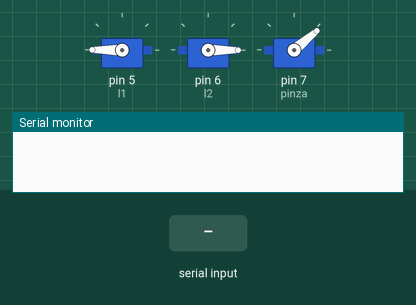
This sketch was run on a simulated Arduino Uno, built with avr-gcc and run on an emulated ATmega328P. On the bench: 3 × servo, the last lines printed to the serial monitor. The inputs (shaded band) are chosen by the test bench.

Above: at 2.2 s.
2.3 s: "90,45,200\n" received over the second serial link
At 4.7 s:
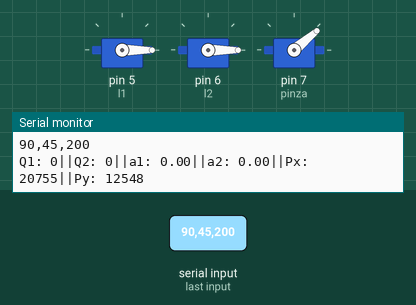
At 5.2 s:
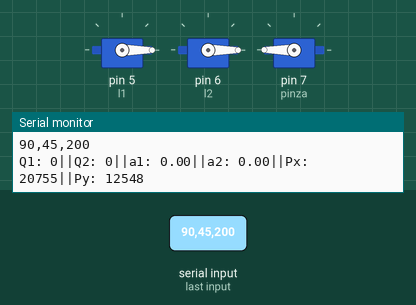
5.3 s: "90,45\n" received over the second serial link
8.2 s: "90,45,200,10\n" received over the second serial link
Timing chart, 0 to 11.2 s (numbered marks = the images above; inputs shaded):
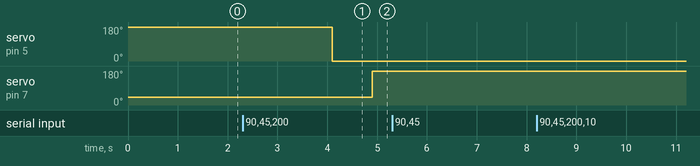

The sketch:

Control_V8_Movimiento__Final.ino
```cpp
#include <SPI.h>
#include <Wire.h>
#include <Servo.h>
#include <SoftwareSerial.h>                                                       //Libreria para Comunicación Serial

#define SCREEN_WIDTH 128 // OLED display width, in pixels
#define SCREEN_HEIGHT 64 // OLED display height, in pixels

#define OLED_RESET     -1
#define SCREEN_ADDRESS 0x3C

SoftwareSerial blut (10, 11); //RX, TX
Servo l1, l2, pinza;

int  t = 10, pos = 0;

void setup() {
  //Defino pines servomotor

  l1.attach(5);
  l2.attach(6);
  pinza.attach(7);
  blut.begin(9600);                                                                    //Inicializa comunicación Serial en 300 BPS
  Serial.begin(9600);                                                                 //Inicializa monitor Serial para visualizacion

  l2.write(0);
  l1.write(180);
  pinza.write(40);
  delay(1000);
}

void loop()
{
  if (blut.available() > 0)                   //>1 para que no se apage el led despues de enviar el dato por el monitor serie
  {
    //Lectura del dato en comunicacion Serial
    String dato = blut.readString();


    Serial.println (dato);  //Aqui imprimo los valores obtinidos de puerto (String)

    //Aqui separo los datos enviados
    double a1, a2;
    int q1, q2, Px, Py;

    //NOTA IMPORTANTE LOS DATOS OBTENIDOS DEBEN TENER AL PUNTO COMO SEPARADOR DECIMAL PARA UNA CORRECTA CONVERSION A "DOUBLE"
    // Separar los datos recibidos por comas
    // Encontrar las posiciones de las comas
    int comma1 = dato.indexOf(',');
    int comma2 = dato.indexOf(',', comma1 + 1);
    int comma3 = dato.indexOf(',', comma2 + 1);
    int comma4 = dato.indexOf(',', comma3 + 1);
    int comma5 = dato.indexOf(',', comma4 + 1);

    // Extraer subcadenas y convertirlas a double
    if (comma1 != -1 && comma2 != -1 && comma3 != -1 && comma4 != -1 && comma5 != -1) {
      q1 = dato.substring(0, comma1).toInt();
      q2 = dato.substring(comma1 + 1, comma2).toInt();
      a1 = dato.substring(comma2 + 1, comma3).toDouble();
      a2 = dato.substring(comma3 + 1, comma4).toDouble();
      Px = dato.substring(comma4 + 1, comma5).toInt();
      Py = dato.substring(comma5 + 1).toInt();
    }


    //IMPRIMO LOS VALORES EN EL MONITOS SERIAL
    Serial.print ("Q1: ");
    Serial.print (q1);
    Serial.print ("||");
    Serial.print ("Q2: ");
    Serial.print (q2);
    Serial.print ("||");
    Serial.print ("a1: ");
    Serial.print (a1);
    Serial.print ("||");
    Serial.print ("a2: ");
    Serial.print (a2);
    Serial.print ("||");
    Serial.print ("Px: ");
    Serial.print (Px);
    Serial.print ("||");
    Serial.print ("Py: ");
    Serial.println (Py);

    if (Py == 100) {
      pinza.write(Px);
      delay(800);
      l1.write(q1);
      delay(800);
      l2.write(q2);
      delay(800);
    }
    else {
      l2.write(q2);
      delay(800);
      l1.write(q1);
      delay(800);
      pinza.write(Px);
      delay(800);
    }
  }
}
```

Measured:
- after the input at 2.3 s, servo on pin 5 (l1): 180° → 0° after 1.8 s; servo on pin 7 (pinza): 40° → 180° after 2.6 s
